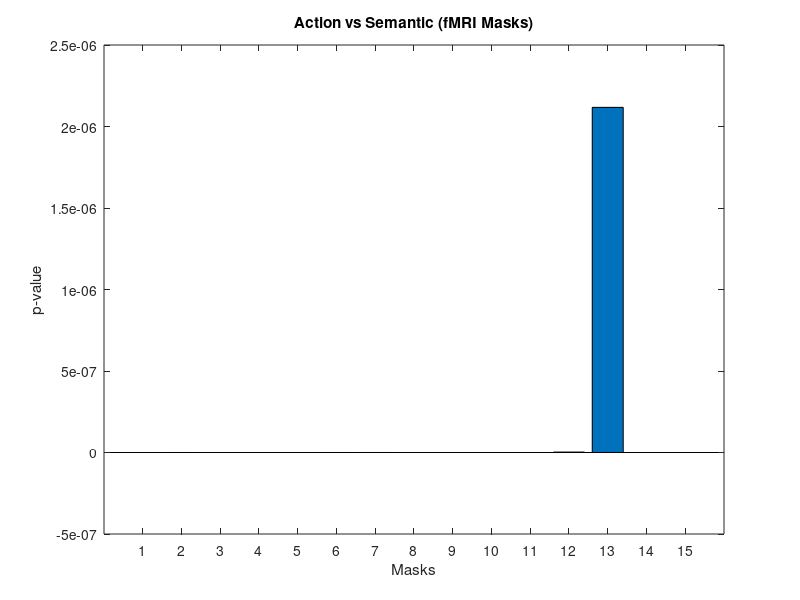
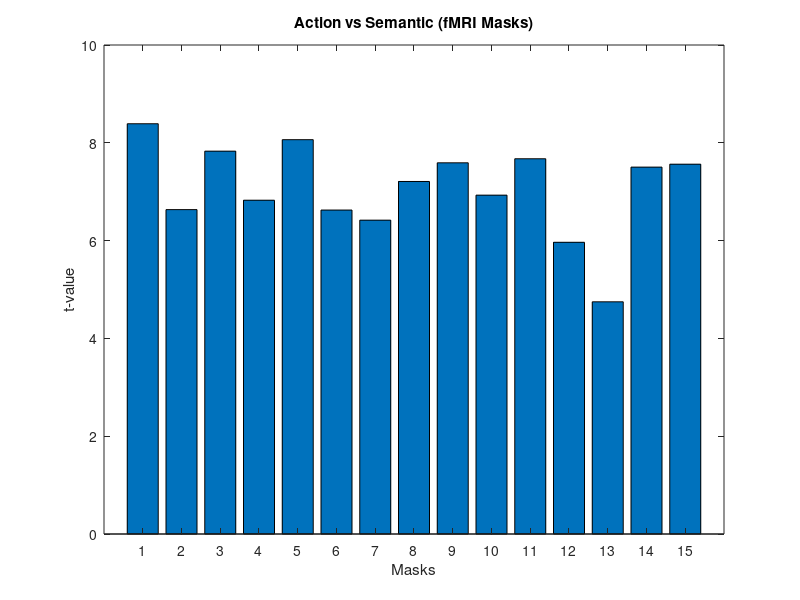

Recreate these plots in MATLAB, in order. (Note: this script raises an error after producing the figures.)
clear all; close all; clc;

%% Question 1: Does the brain process stimuli deppending on the task?

% 15 different t-test, for each mask: semantic vc action task

Masks_Action = load('RDMs_euclidean_estimation_nonnan_action.mat');
Masks_Action = Masks_Action.RDMs_euclidean_estimation_nonnan_action;

Masks_Semantic = load('RDMs_euclidean_estimation_nonnan_semantic.mat');
Masks_Semantic = Masks_Semantic.RDMs_euclidean_estimation_nonnan_semantic;


% h= is 1 if the test rejects the null hypothesis at the 5% significance level, and 0 otherwise.
% p = p-value
% ci = confidence interval on the difference of the population means, ci. 
% stats contains information about the test statistic.

for each_mask = 1:15  
    Mask_A = Masks_Action(each_mask,:);
    Mask_S = Masks_Semantic(each_mask,:);

    [h,p,ci,stats] = ttest(Mask_A,Mask_S)
        
    h_values(1,each_mask)=h;
    p_values(1,each_mask)=p;
    confidence_intervals{1,each_mask}=ci;
    test_stats{1,each_mask}=stats;
    t_value(1,each_mask)=stats.tstat;
    degree_freedom(1,each_mask)=stats.df;
    standard_deviation(1,each_mask)=stats.sd;
end

degrees_of_freedom = unique(degree_freedom)
p_values

figure(1); 
bar(p_values);
xlim=get(gca,'xlim');
% hold on
% plot(xlim,[0.05 0.05]);
title('Action vs Semantic (fMRI Masks)')
xlabel('Masks')
ylabel('p-value')

figure(2); 
bar(t_value);
xlim=get(gca,'xlim');
title('Action vs Semantic (fMRI Masks)')
xlabel('Masks')
ylabel('t-value')

mean = load('mean_action_semantic.mat')
mean = mean.mean;
std = load('std_action_semantic.mat')
std = std.std;

mean_action = mean{:,2}
mean_semantic = mean{:,3}
std_action = std{:,2}
std_semantic = std{:,3}


means = cat(2,mean_action,mean_semantic);
stds = cat(2,std_action,std_semantic);
std_errors = stds/sqrt(4186)
figure();
b = bar(means, 'grouped')
hold on
% Calculate the number of groups and number of bars in each group
[ngroups,nbars] = size(means);
% Get the x coordinate of the bars
x = nan(nbars, ngroups);
for i = 1:nbars
    x(i,:) = b(i).XEndPoints;
end
% Plot the errorbars
errorbar(x',means,std_errors,'k','linestyle','none');
ylim([0.01 0.0145])
xlabel('Masks')
ylabel('Mean')
hold off


% figure(3); 
% bar(standard_deviation);
% xlim=get(gca,'xlim');
% title('Action vs Semantic (fMRI Masks)')
% xlabel('Masks')
% ylabel('std')
